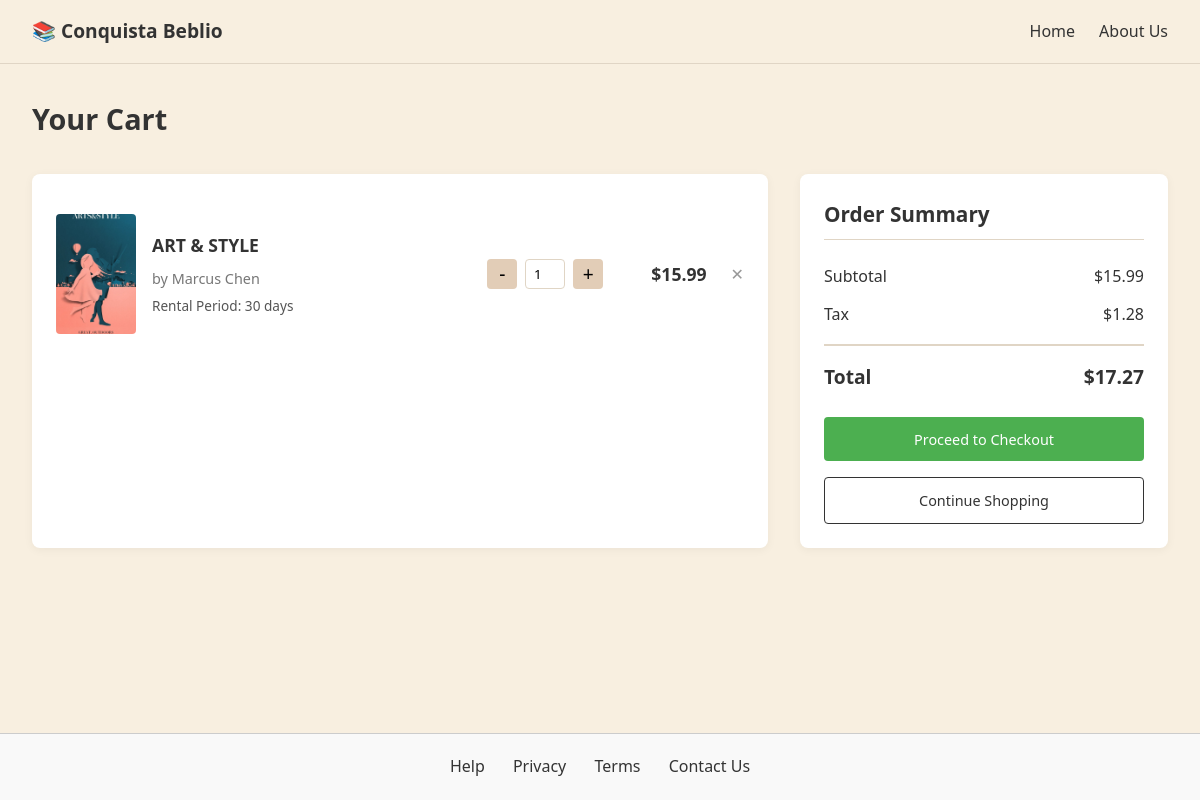
Page /cart/ (signed in) on the earlier database version.
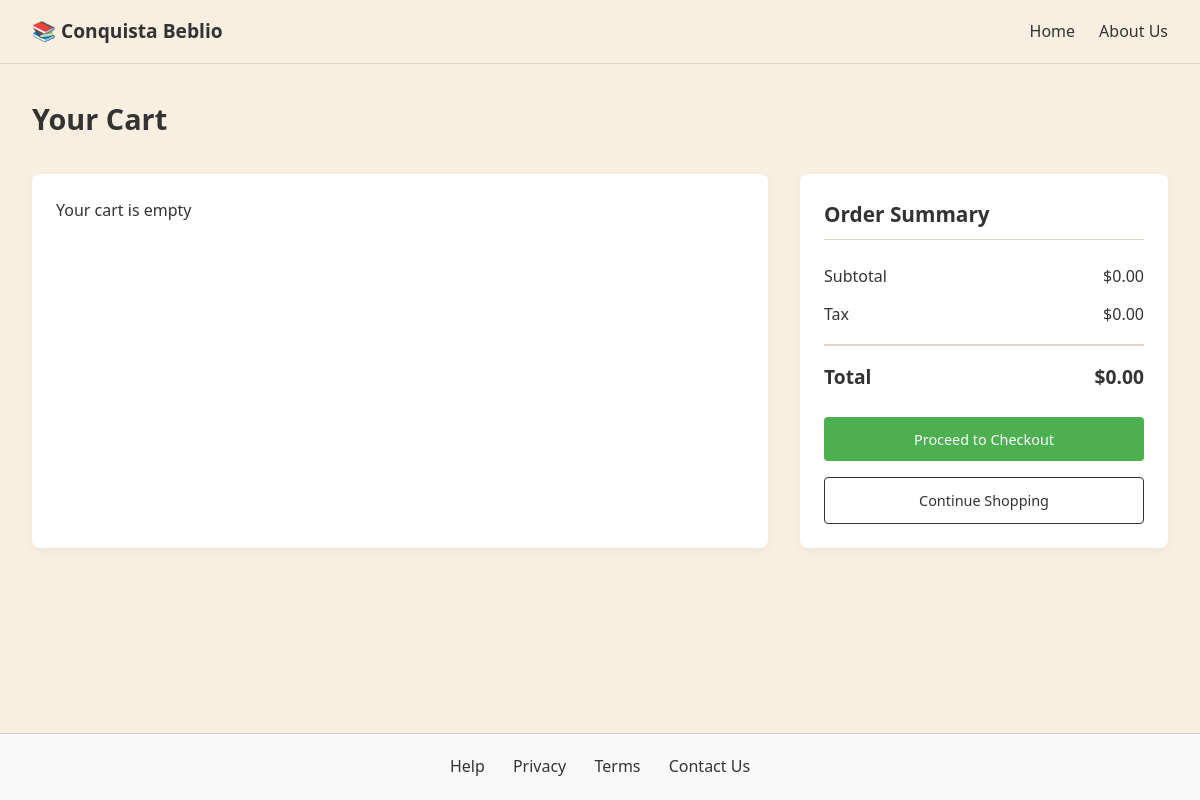
Same page on the later database version.
### beblio/models.py (models this page shows, shortened)
class Cart(models.Model):
    user = models.ForeignKey(User, on_delete=models.CASCADE)
    book = models.ForeignKey(Book, on_delete=models.CASCADE)
    quantity = models.IntegerField(default=1)

class Book(models.Model):
    title = models.CharField(max_length=200, null=True)
    author = models.CharField(max_length=100)
    isbn = models.CharField(max_length=13, unique=True)
    pages = models.IntegerField()
    cover_image = models.URLField(blank=True, null=True)
    language = models.CharField(max_length=30)
    tags = models.ManyToManyField('tags', blank=True)
    description = models.TextField(blank=True, null=True)
    rating = models.DecimalField(max_digits=3, decimal_places=2, blank=True, null=True)
    publisher = models.CharField(max_length=100, blank=True, null=True)
    published_date = models.DateField(blank=True, null=True)
    in_stock = models.BooleanField(default=True)
    review = models.ManyToManyField('review', blank=True)
    quote = models.TextField(blank=True, null=True)
    genre = models.TextField(blank=True, null=True)
    price = models.FloatField(blank=True, null=True)

### beblio/views.py (the view)
# urls.py: path('cart/', views.cart, name='cart'),
@csrf_exempt
def cart(request):
    user_id = request.session.get('user_id')
    if not user_id:
        return render(request, 'beblio/Cart.html')
    try:
        user = User.objects.get(user_id=user_id)
        cart_items = Cart.objects.filter(user=user).select_related('book')
        subtotal = sum(Decimal(str(item.book.price or 0)) * Decimal(str(item.quantity)) for item in cart_items)
        tax = subtotal * Decimal(str(TAX_RATE))
        total = subtotal + tax
        context = {
            'cart_items': cart_items,
            'subtotal': subtotal,
            'tax': tax,
            'total': total,
        }
        return render(request, 'beblio/Cart.html', context)
    except User.DoesNotExist:
        return render(request, 'beblio/Cart.html')
    except Exception as e:
        print(f"Error loading cart: {str(e)}")
        return render(request, 'beblio/Cart.html', {'error': str(e)})

### templates/beblio/Cart.html (shortened to what this page needs)
{% load static %}
<!DOCTYPE html>
<html lang="en">
<head>
    <link rel="stylesheet" href="{% static 'css/cart.css' %}">
    <link rel="stylesheet" href="{% static 'css/cart-icon.css' %}">
</head>
<body>
    <header>
        <div class="logo">📚 Conquista Beblio</div>
        <nav>
            <ul>
                <li><a href="{% url 'index' %}">Home</a></li>
                <li><a href="{% url 'aboutUs' %}">About Us</a></li>
            </ul>
        </nav>
    </header>
    <main>
        <div class="container">
            <h1>Your Cart</h1>
            <div class="cart-container">
                <div class="cart-items">
                    {% if cart_items and cart_items|length > 0 %}
                        {% for item in cart_items %}
                        <div class="cart-item" data-id="{{ item.id }}">
                            <div class="book-cover">
                                <img src="{% static 'images/bookList/' %}{{ item.book.cover_image|default:'placeholder.jpg' }}" alt="{{ item.book.title }}">
                            </div>
                            <div class="book-info">
                                <h3>{{ item.book.title }}</h3>
                                <p class="author">by {{ item.book.author }}</p>
                                <p class="rental-period">Rental Period: 30 days</p>
                            </div>
                            <div class="quantity-control">
                                <button class="quantity-btn minus">-</button>
                                <input type="number" value="{{ item.quantity }}" min="1" class="quantity-input">
                                <button class="quantity-btn plus">+</button>
                            </div>
                            <div class="book-price">${{ item.book.price|floatformat:2 }}</div>
                            <button class="remove-btn">✕</button>
                        </div>
                        {% endfor %}
                    {% else %}
                        <div class="empty-cart-message">Your cart is empty</div>
                    {% endif %}
                </div>
                <div class="cart-summary">
                    <h2 class="section-title">Order Summary</h2>
                    <div class="price-summary">
                        <div class="price-row">
                            <span>Subtotal</span>
                            <span>${{ subtotal|default:'0.00'|floatformat:2 }}</span>
                        </div>
                        <div class="price-row">
                            <span>Tax</span>
                            <span>${{ tax|default:'0.00'|floatformat:2 }}</span>
                        </div>
                        <div class="price-total">
                            <span>Total</span>
                            <span>${{ total|default:'0.00'|floatformat:2 }}</span>
                        </div>
                    </div>
                    <button class="btn btn-primary checkout-btn" {% if not cart_items %}disabled{% endif %}>Proceed to Checkout</button>
                    {% url 'book_list' as book_list_url %}
                    <button class="btn btn-outline continue-btn" onclick="window.location.href='{{ book_list_url }}'">Continue Shopping</button>
                </div>
            </div>
        </div>
    </main>
    <footer class="footer">
        <div>
          <a href="{% url 'help' %}">Help</a>
          <a href="{% url 'privacyPolicy' %}">Privacy</a>
          <a href="{% url 'termsOfUse' %}">Terms</a>
          <a href="{% url 'contactUs' %}">Contact Us</a>
        </div>
    </footer>
</body>
</html>

Differences in the rows shown:
removed Cart: book.cover_image (picture), book "ART & STYLE", book.author "Marcus Chen", quantity "1", book.price "15.99"
Other differences:
{{ subtotal|default:'0.00'|floatformat:2 }}: "15.99" → "0.00"
{{ tax|default:'0.00'|floatformat:2 }}: "1.28" → "0.00"
{{ total|default:'0.00'|floatformat:2 }}: "17.27" → "0.00"
text now shown: "Your cart is empty"
